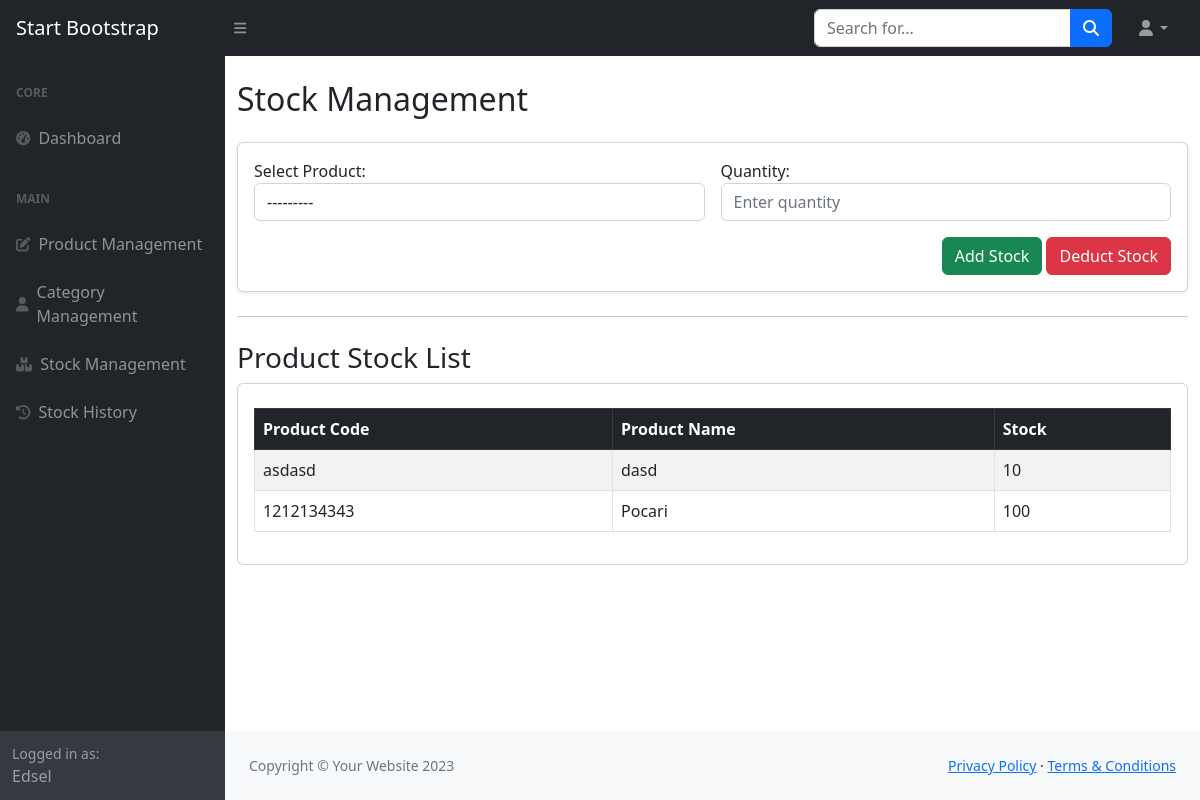
Page /stock/ on the earlier database version.
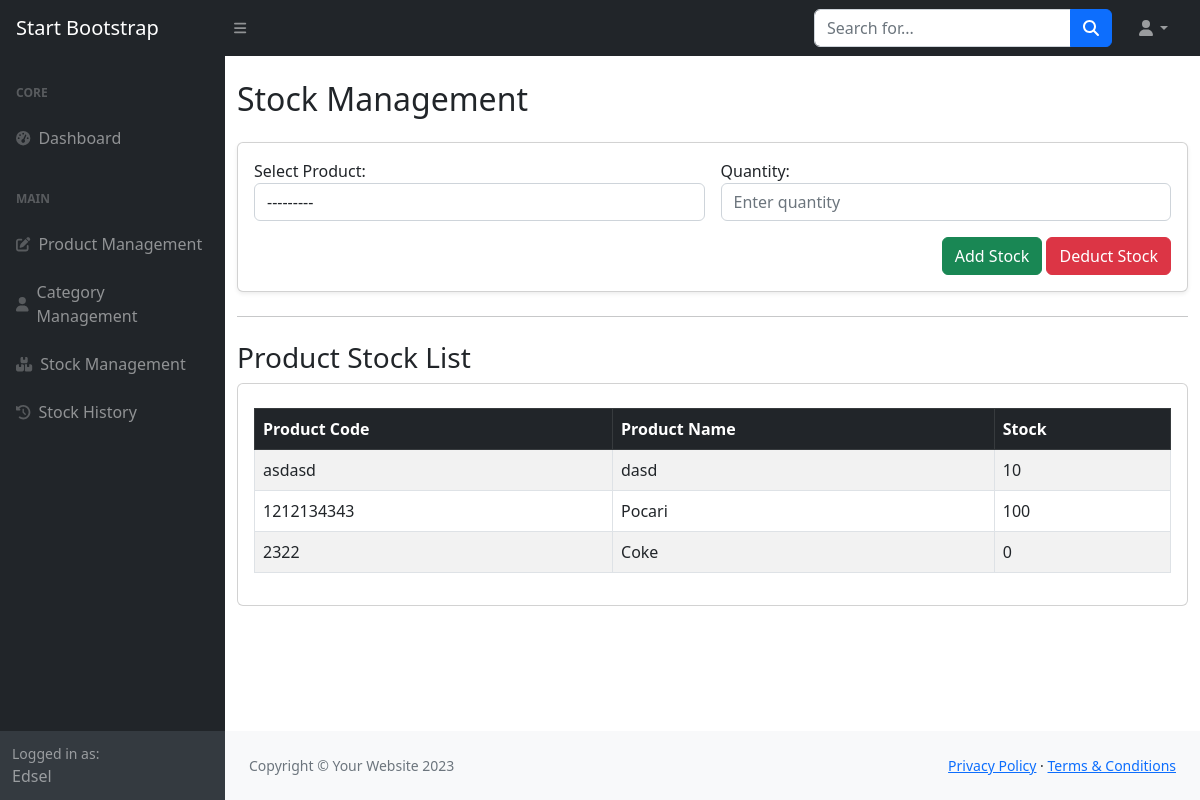
Same page on the later database version.
### inventory/models.py (models this page shows)
class InventoryItem(models.Model):
    product_name = models.CharField(max_length=100)
    product_code = models.CharField(max_length=50)
    description = models.TextField(blank=True)
    quantity_in_stock = models.IntegerField(default=0)
    price = models.DecimalField(max_digits=10, decimal_places=2)
    category = models.ForeignKey(Category, on_delete=models.SET_NULL, null=True, blank=True)
    created_at = models.DateTimeField(auto_now_add=True)
    updated_at = models.DateTimeField(auto_now=True)
    def __str__(self):
        return self.product_name

### inventory/views.py (the view)
# urls.py: path('stock/', views.stock_management, name='stock_management'),
def stock_management(request):
    if request.method == 'POST':
        form = StockForm(request.POST)
        if form.is_valid():
            product = form.cleaned_data['product']
            quantity = form.cleaned_data['quantity']
            old_quantity = product.quantity_in_stock
            if 'add_stock' in request.POST:
                product.quantity_in_stock += quantity
                action = 'ADD'
            elif 'deduct_stock' in request.POST:
                product.quantity_in_stock -= quantity
                if product.quantity_in_stock < 0:
                    product.quantity_in_stock = 0
                action = 'DEDUCT'
            product.save()
            StockHistory.objects.create(
                product=product,
                old_quantity=old_quantity,
                input_quantity=quantity,
                new_quantity=product.quantity_in_stock,
                action=action
            )
            return redirect('stock_management')
    else:
        form = StockForm()
    products = InventoryItem.objects.all()
    return render(request, 'inventory/stock_management.html', {
        'form': form,
        'products': products
    })

### inventory/forms.py
class StockForm(forms.Form):
    product = forms.ModelChoiceField(
        queryset=InventoryItem.objects.all(),
        widget=forms.Select(attrs={'class': 'form-control'}),
        label="Select Product"
    )
    quantity = forms.IntegerField(
        min_value=1,
        widget=forms.NumberInput(attrs={'class': 'form-control', 'placeholder': 'Enter quantity'}),
        label="Quantity"
    )

### templates/inventory/stock_management.html (shortened to what this page needs)
{% include "partials/header.html" %}
<body class="sb-nav-fixed">
{% include "partials/navbar.html" %}
<div id="layoutSidenav">
    {% include "partials/sidebar.html" %}
    <div id="layoutSidenav_content">
        <main>
            <div class="container mt-4">
                <h2 class="mb-4">Stock Management</h2>
                <div class="card shadow-sm mb-4">
                    <div class="card-body">
                        <form method="POST" class="row g-3">
                            <div class="col-md-6">
                                {{ form.product.label_tag }}
                                {{ form.product }}
                            </div>
                            <div class="col-md-6">
                                {{ form.quantity.label_tag }}
                                {{ form.quantity }}
                            </div>
                            <div class="col-12 text-end mt-3">
                                <button type="submit" name="add_stock" class="btn btn-success">Add Stock</button>
                                <button type="submit" name="deduct_stock" class="btn btn-danger">Deduct Stock</button>
                            </div>
                        </form>
                    </div>
                </div>
                <hr>
                <h3 class="mt-4">Product Stock List</h3>
                <div class="card">
                    <div class="card-body">
                        <table class="table table-bordered table-striped mt-2">
                            <thead class="table-dark">
                                <tr>
                                    <th>Product Code</th>
                                    <th>Product Name</th>
                                    <th>Stock</th>
                                </tr>
                            </thead>
                            <tbody>
                                {% for item in products %}
                                <tr>
                                    <td>{{ item.product_code }}</td>
                                    <td>{{ item.product_name }}</td>
                                    <td>{{ item.quantity_in_stock }}</td>
                                </tr>
                                {% empty %}
                                <tr><td colspan="3" class="text-center">No products available.</td></tr>
                                {% endfor %}
                            </tbody>
                        </table>
                    </div>
                </div>
            </div>
        </main>
        {% include "partials/footer.html" %}
    </div>
</div>
</body>
</html>

Differences in the rows shown:
added InventoryItem: product_code "2322", product_name "Coke", quantity_in_stock "0"
